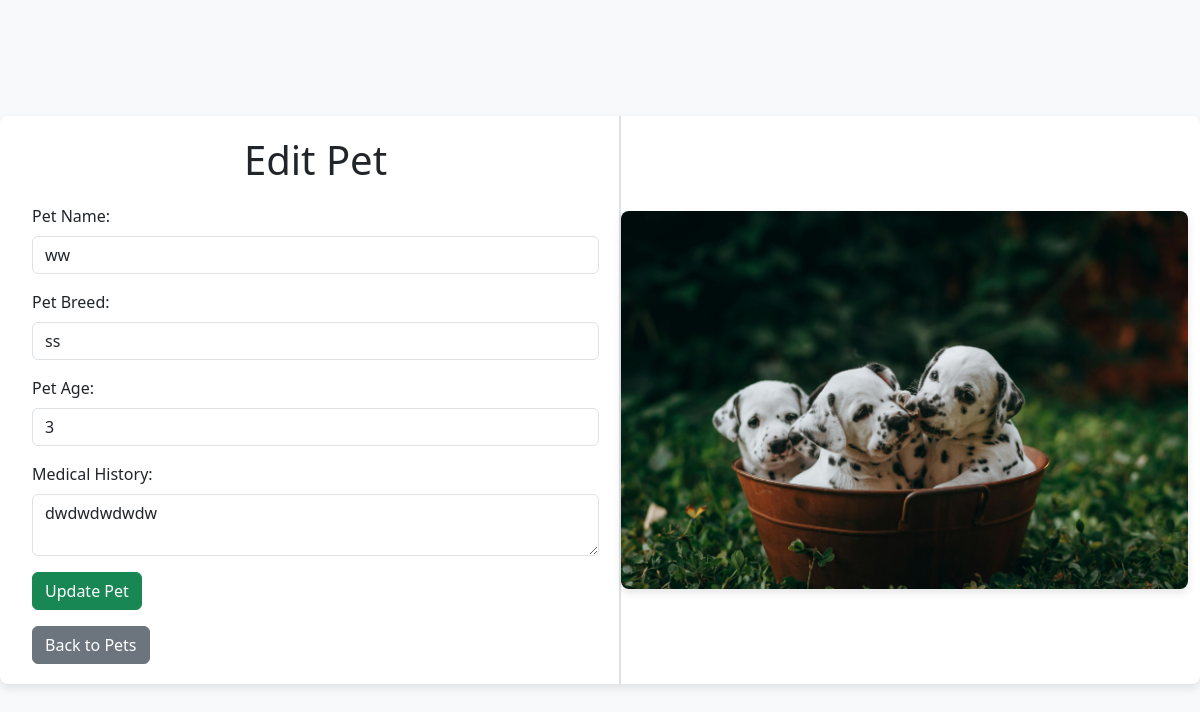
Screenshot of /edit_pet/1 with the database file from the repository.
### tables this page shows
CREATE TABLE "pets" (
	"Pet_id"	INTEGER NOT NULL,
	"Owner_id"	INTEGER NOT NULL,
	"Name"	TEXT NOT NULL,
	"Breed"	TEXT NOT NULL,
	"Age"	INTEGER NOT NULL,
	"Medical_history"	TEXT,
	PRIMARY KEY("Pet_id" AUTOINCREMENT),
	FOREIGN KEY("Owner_id") REFERENCES "pet_owner"("Owner_id")
);

### app.py (the view, shortened to what this page needs)
@app.route('/edit_pet/<int:pet_id>', methods=['GET', 'POST'])
def edit_pet(pet_id):
    connection = get_db_connection()
    cursor = connection.cursor()
    cursor.row_factory = sqlite3.Row  # Ensure rows are returned as dictionaries
    cursor.execute("SELECT * FROM pets WHERE Pet_id = ?", (pet_id,))
    pet = cursor.fetchone()
    connection.close()
    return render_template('edit_pet.html', pet=pet)

### app.py (called while the page is built)
def get_db_connection():
    conn = sqlite3.connect('pawplannerd.db')
    conn.row_factory = sqlite3.Row
    return conn

### templates/edit_pet.html (shortened to what this page needs)
<!DOCTYPE html>
<html lang="en">
<head>
    <link href="https://cdn.jsdelivr.net/npm/bootstrap@5.3.0/dist/css/bootstrap.min.css" rel="stylesheet">
</head>
<body>
    <div class="container">
        <div class="form-container">
            <h1>Edit Pet</h1>
            <form action="{{ url_for('edit_pet', pet_id=pet['Pet_id']) }}" method="POST">
                <div class="mb-3">
                    <label for="Name" class="form-label">Pet Name:</label>
                    <input type="text" class="form-control" id="Name" name="Name" value="{{ pet['Name'] }}" required>
                </div>
                <div class="mb-3">
                    <label for="Breed" class="form-label">Pet Breed:</label>
                    <input type="text" class="form-control" id="Breed" name="Breed" value="{{ pet['Breed'] }}" required>
                </div>
                <div class="mb-3">
                    <label for="Age" class="form-label">Pet Age:</label>
                    <input type="number" class="form-control" id="Age" name="Age" value="{{ pet['Age'] }}" required>
                </div>
                <div class="mb-3">
                    <label for="Medical_history" class="form-label">Medical History:</label>
                    <textarea class="form-control" id="Medical_history" name="Medical_history">{{ pet['Medical_history'] }}</textarea>
                </div>
                <button type="submit" class="btn btn-success">Update Pet</button>
            </form>
            <a href="{{ url_for('show_pets') }}" class="btn btn-secondary mt-3">Back to Pets</a>
        </div>
        <div class="image-container">
            <img src="{{ url_for('static', filename='images/h13.jpg') }}" alt="Pet Image">
        </div>
    </div>
</body>
</html>

### templates/edit_pet.html (style rules this page uses)
body { background-color: #f8f9fa; margin: 0; padding: 0; display: flex; justify-content: center; align-items: center; height: 100vh; }
.container { display: flex; flex-direction: row; max-width: 1200px; width: 100%; background-color: white; border-radius: 8px; box-shadow: 0 4px 8px rgba(0, 0, 0, 0.1); }
.form-container { flex: 1; padding: 20px; border-right: 2px solid #dee2e6; }
.form-container h1 { text-align: center; margin-bottom: 20px; }
.image-container { flex: 1; display: flex; justify-content: center; align-items: center; }
.image-container img { max-width: 100%; height: auto; border-radius: 8px; box-shadow: 0 4px 8px rgba(0, 0, 0, 0.1); }

### rows the page displays
pets: Name "ww", Breed "ss", Age "3", Medical_history "dwdwdwdwdw"
